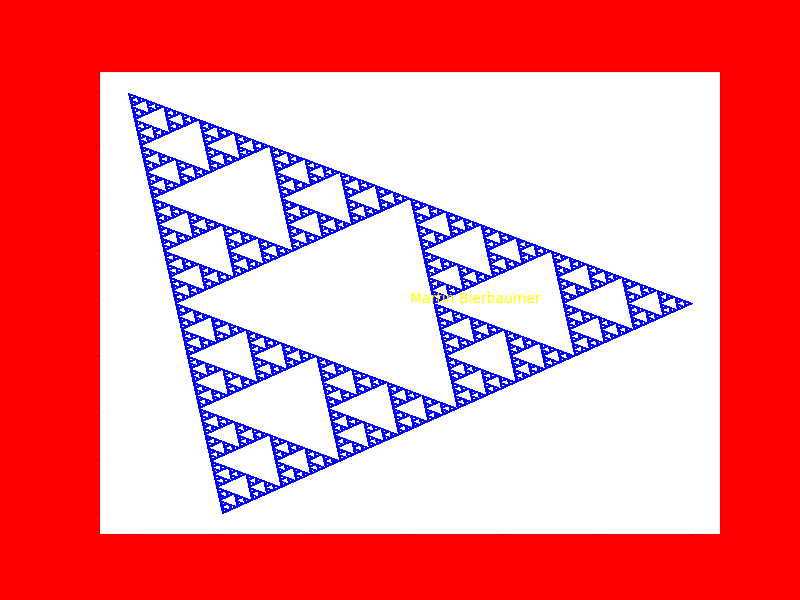

Write the Python code that produced this figure.
import random
import argparse
import matplotlib.pyplot as plt

parser = argparse.ArgumentParser()
parser.add_argument('filename', type=str)
parser.add_argument('--P1', nargs=2, type=int, default=[100, 100])
parser.add_argument('--P2', nargs=2, type=int, default=[100, 500])
parser.add_argument('--P3', nargs=2, type=int, default=[700, 300])
parser.add_argument('-i', '--iterations', type=int, default=1000000)
parser.add_argument('-s', '--size', nargs=2, type=int, default=[800, 600])
parser.add_argument('-v', '--verbose', action='store_true')
parser.add_argument('-cs', '--color_sierpinskitriangle', default='blue')
parser.add_argument('-cb', '--color_background', default='red')
parser.add_argument('-ct', '--color_text', default='yellow')
parser.add_argument('-axis', '--remove_axis', action='store_true')

args = parser.parse_args()

if args.verbose:
    print('starting program')

plt.figure(figsize=(args.size[0]/10, args.size[1]/10), dpi=10, facecolor=args.color_background)
plt.annotate('Martin Bierbaumer', xy=(400, 300), fontsize=100, color=args.color_text)

if args.remove_axis:
    plt.axis('off')

if args.verbose:
    print('generating points')
point = args.P1
pointsx, pointsy = [], []
for _ in range(args.iterations):
    P = random.choice([args.P1, args.P2, args.P3])
    point = ((point[0] + P[0]) / 2, (point[1] + P[1]) / 2)
    pointsx.append(point[0])
    pointsy.append(point[1])

if args.verbose:
    print('painting picture')
plt.scatter(pointsx, pointsy, color=args.color_sierpinskitriangle)

plt.savefig(args.filename, dpi=10)
plt.show()
